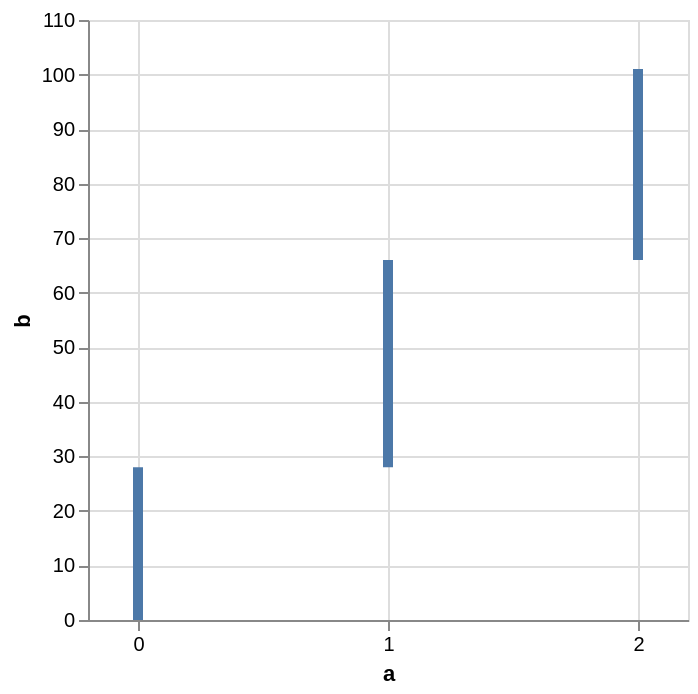

Here is the Vega-Lite specification saved for this chart:
### Vega specification from a JSON file in a GitHub repository (floating-point values rounded to 4 significant figures)
{"$schema": "https://vega.github.io/schema/vega/v6.json", "description": "A simple bar chart with integer axis.", "background": "white", "padding": 5, "width": 300, "height": 300, "style": "cell", "data": [{"name": "source_0", "values": [{"a": 0, "b": 28}, {"a": 1, "b": 38}, {"a": 2, "b": 35}]}, {"name": "data_0", "source": "source_0", "transform": [{"type": "stack", "groupby": [], "field": "b", "sort": {"field": [], "order": []}, "as": ["b_start", "b_end"], "offset": "zero"}, {"type": "filter", "expr": "isValid(datum[\"a\"]) && isFinite(+datum[\"a\"]) && isValid(datum[\"b\"]) && isFinite(+datum[\"b\"])"}]}], "marks": [{"name": "marks", "type": "rect", "style": ["bar"], "from": {"data": "data_0"}, "encode": {"update": {"fill": {"value": "#4c78a8"}, "ariaRoleDescription": {"value": "bar"}, "description": {"signal": "\"a: \" + (format(datum[\"a\"], \"d\")) + \"; b: \" + (format(datum[\"b\"], \"\"))"}, "xc": {"scale": "x", "field": "a"}, "width": {"value": 5}, "y": {"scale": "y", "field": "b_end"}, "y2": {"scale": "y", "field": "b_start"}}}}], "scales": [{"name": "x", "type": "linear", "domain": {"data": "data_0", "field": "a"}, "range": [0, {"signal": "width"}], "nice": true, "zero": false, "padding": 5}, {"name": "y", "type": "linear", "domain": {"data": "data_0", "fields": ["b_start", "b_end"]}, "range": [{"signal": "height"}, 0], "nice": true, "zero": true}], "axes": [{"scale": "x", "orient": "bottom", "gridScale": "y", "grid": true, "tickCount": {"signal": "ceil(width/40)"}, "tickMinStep": 1, "domain": false, "labels": false, "aria": false, "maxExtent": 0, "minExtent": 0, "ticks": false, "zindex": 0}, {"scale": "y", "orient": "left", "gridScale": "x", "grid": true, "tickCount": {"signal": "ceil(height/40)"}, "domain": false, "labels": false, "aria": false, "maxExtent": 0, "minExtent": 0, "ticks": false, "zindex": 0}, {"scale": "x", "orient": "bottom", "grid": false, "title": "a", "format": "d", "labelFlush": true, "labelOverlap": true, "tickCount": {"signal": "ceil(width/40)"}, "tickMinStep": 1, "zindex": 0}, {"scale": "y", "orient": "left", "grid": false, "title": "b", "labelOverlap": true, "tickCount": {"signal": "ceil(height/40)"}, "zindex": 0}]}
